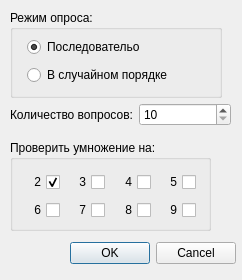
<?xml version="1.0" encoding="UTF-8"?>
<ui version="4.0">
 <class>SettingsDialog</class>
 <widget class="QDialog" name="SettingsDialog">
  <property name="geometry">
   <rect>
    <x>0</x>
    <y>0</y>
    <width>242</width>
    <height>280</height>
   </rect>
  </property>
  <property name="minimumSize">
   <size>
    <width>242</width>
    <height>280</height>
   </size>
  </property>
  <property name="maximumSize">
   <size>
    <width>242</width>
    <height>280</height>
   </size>
  </property>
  <property name="windowTitle">
   <string>Настройки</string>
  </property>
  <widget class="QDialogButtonBox" name="buttonBox">
   <property name="geometry">
    <rect>
     <x>60</x>
     <y>240</y>
     <width>176</width>
     <height>27</height>
    </rect>
   </property>
   <property name="orientation">
    <enum>Qt::Horizontal</enum>
   </property>
   <property name="standardButtons">
    <set>QDialogButtonBox::Cancel|QDialogButtonBox::Ok</set>
   </property>
  </widget>
  <widget class="QGroupBox" name="groupBox">
   <property name="geometry">
    <rect>
     <x>10</x>
     <y>10</y>
     <width>212</width>
     <height>88</height>
    </rect>
   </property>
   <property name="title">
    <string>Режим опроса:</string>
   </property>
   <widget class="QWidget" name="">
    <property name="geometry">
     <rect>
      <x>17</x>
      <y>25</y>
      <width>186</width>
      <height>52</height>
     </rect>
    </property>
    <layout class="QVBoxLayout" name="verticalLayout">
     <item>
      <widget class="QRadioButton" name="req_line">
       <property name="text">
        <string>Последовательо</string>
       </property>
       <property name="checked">
        <bool>true</bool>
       </property>
      </widget>
     </item>
     <item>
      <widget class="QRadioButton" name="req_rand">
       <property name="text">
        <string>В случайном порядке</string>
       </property>
      </widget>
     </item>
    </layout>
   </widget>
  </widget>
  <widget class="QWidget" name="">
   <property name="geometry">
    <rect>
     <x>10</x>
     <y>100</y>
     <width>221</width>
     <height>29</height>
    </rect>
   </property>
   <layout class="QHBoxLayout" name="horizontalLayout">
    <item>
     <widget class="QLabel" name="label">
      <property name="text">
       <string>Количество вопросов:</string>
      </property>
     </widget>
    </item>
    <item>
     <widget class="QSpinBox" name="req_count">
      <property name="minimum">
       <number>10</number>
      </property>
      <property name="maximum">
       <number>80</number>
      </property>
      <property name="value">
       <number>10</number>
      </property>
     </widget>
    </item>
   </layout>
  </widget>
  <widget class="QGroupBox" name="groupBox_2">
   <property name="geometry">
    <rect>
     <x>10</x>
     <y>140</y>
     <width>201</width>
     <height>91</height>
    </rect>
   </property>
   <property name="title">
    <string>Проверить умножение на:</string>
   </property>
   <widget class="QWidget" name="">
    <property name="geometry">
     <rect>
      <x>10</x>
      <y>30</y>
      <width>176</width>
      <height>52</height>
     </rect>
    </property>
    <layout class="QGridLayout" name="gridLayout">
     <item row="0" column="0">
      <widget class="QCheckBox" name="mul2">
       <property name="layoutDirection">
        <enum>Qt::RightToLeft</enum>
       </property>
       <property name="text">
        <string>2</string>
       </property>
       <property name="checked">
        <bool>true</bool>
       </property>
      </widget>
     </item>
     <item row="0" column="1">
      <widget class="QCheckBox" name="mul3">
       <property name="layoutDirection">
        <enum>Qt::RightToLeft</enum>
       </property>
       <property name="text">
        <string>3</string>
       </property>
      </widget>
     </item>
     <item row="0" column="2">
      <widget class="QCheckBox" name="mul4">
       <property name="layoutDirection">
        <enum>Qt::RightToLeft</enum>
       </property>
       <property name="text">
        <string>4</string>
       </property>
      </widget>
     </item>
     <item row="0" column="3">
      <widget class="QCheckBox" name="mul5">
       <property name="layoutDirection">
        <enum>Qt::RightToLeft</enum>
       </property>
       <property name="text">
        <string>5</string>
       </property>
      </widget>
     </item>
     <item row="1" column="0">
      <widget class="QCheckBox" name="mul6">
       <property name="layoutDirection">
        <enum>Qt::RightToLeft</enum>
       </property>
       <property name="text">
        <string>6</string>
       </property>
      </widget>
     </item>
     <item row="1" column="1">
      <widget class="QCheckBox" name="mul7">
       <property name="layoutDirection">
        <enum>Qt::RightToLeft</enum>
       </property>
       <property name="text">
        <string>7</string>
       </property>
      </widget>
     </item>
     <item row="1" column="2">
      <widget class="QCheckBox" name="mul8">
       <property name="layoutDirection">
        <enum>Qt::RightToLeft</enum>
       </property>
       <property name="text">
        <string>8</string>
       </property>
      </widget>
     </item>
     <item row="1" column="3">
      <widget class="QCheckBox" name="mul9">
       <property name="layoutDirection">
        <enum>Qt::RightToLeft</enum>
       </property>
       <property name="text">
        <string>9</string>
       </property>
      </widget>
     </item>
    </layout>
   </widget>
  </widget>
  <zorder>buttonBox</zorder>
  <zorder>groupBox</zorder>
  <zorder>req_count</zorder>
  <zorder>label</zorder>
  <zorder>label</zorder>
  <zorder>req_count</zorder>
  <zorder>label</zorder>
  <zorder>label</zorder>
  <zorder></zorder>
  <zorder>groupBox_2</zorder>
 </widget>
 <resources/>
 <connections>
  <connection>
   <sender>buttonBox</sender>
   <signal>accepted()</signal>
   <receiver>SettingsDialog</receiver>
   <slot>accept()</slot>
   <hints>
    <hint type="sourcelabel">
     <x>248</x>
     <y>254</y>
    </hint>
    <hint type="destinationlabel">
     <x>157</x>
     <y>274</y>
    </hint>
   </hints>
  </connection>
  <connection>
   <sender>buttonBox</sender>
   <signal>rejected()</signal>
   <receiver>SettingsDialog</receiver>
   <slot>reject()</slot>
   <hints>
    <hint type="sourcelabel">
     <x>316</x>
     <y>260</y>
    </hint>
    <hint type="destinationlabel">
     <x>286</x>
     <y>274</y>
    </hint>
   </hints>
  </connection>
 </connections>
</ui>
